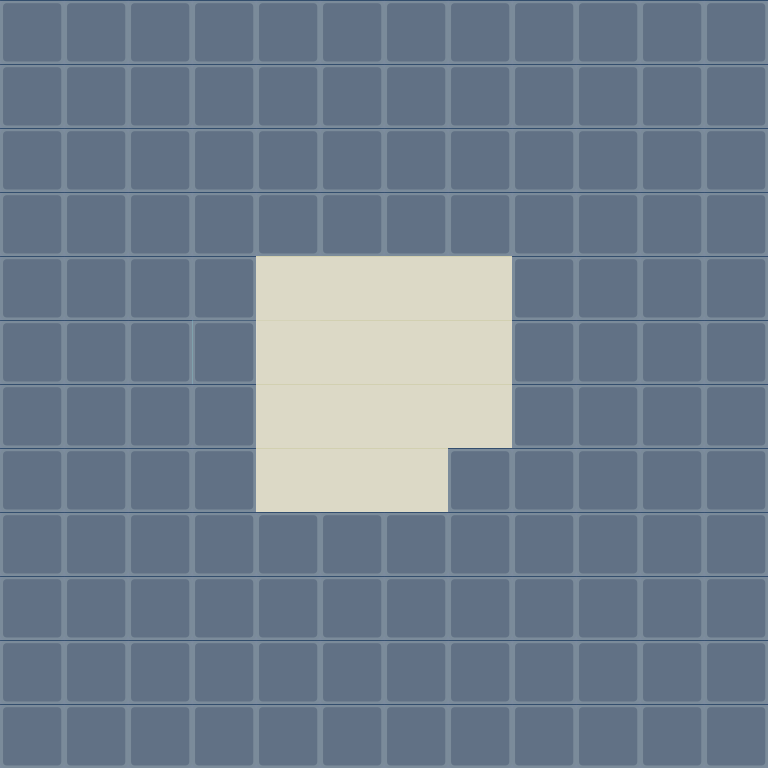

Tiled map render using the project's own tile images. Description and the map definition, with tile-layer contents summarised, below:
An orthogonal 12x12 tile map with 64x64 px tiles, 2 tile layers (Tile Layer 1, Meta), 3 tilesets and 4 objects (2x BlueSpawn, 2x RedSpawn).

<map version="1.0" orientation="orthogonal" renderorder="right-down" width="12" height="12" tilewidth="64" tileheight="64" backgroundcolor="#ebe8e6">
 <properties>
  <property name="Stop" value="True" />
 </properties>
 <tileset firstgid="1" name="Tiles_V1" tilewidth="64" tileheight="64">
  <image source="../tiles_v1.png" width="128" height="320" />
 </tileset>
 <tileset firstgid="11" name="metaTiles_v1" tilewidth="64" tileheight="64">
  <image source="../metaTiles_v1.png" width="320" height="64" />
  <tile id="1">
   <properties>
    <property name="Free" value="True" />
    <property name="Stop" value="False" />
   </properties>
  </tile>
  <tile id="4">
   <properties>
    <property name="Stop" value="True" />
   </properties>
  </tile>
 </tileset>
 <tileset firstgid="16" name="Tiles_V2" tilewidth="64" tileheight="64">
  <image source="../tiles_v2.png" width="321" height="192" />
 </tileset>
 <objectgroup color="#ebe8e6" name="Objects">
  <object name="BlueSpawn" x="256" y="384" width="64" height="64" />
  <object name="BlueSpawn" x="320" y="448" width="64" height="64" />
  <object name="RedSpawn" x="256" y="448" width="64" height="64" />
  <object name="RedSpawn" x="320" y="384" width="64" height="64" />
 </objectgroup>
 <layer name="Tile Layer 1" width="12" height="12">
  <data>[144 cells, 129 non-empty, 1 distinct tile ids]</data>
 </layer>
 <layer name="Meta" width="12" height="12">
  <properties>
   <property name="Stop" value="True" />
  </properties>
  <data>[144 cells, 144 non-empty, 4 distinct tile ids]</data>
 </layer>
</map>
